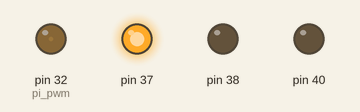
A program run on a simulated Raspberry Pi (header pin numbers). On the bench: output pins drawn as LEDs (lit = HIGH). What the program prints to the terminal is not drawn.

Above: at 0.05 s.
At 0.65 s:
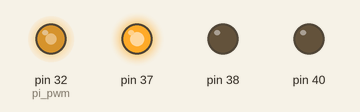
At 1.15 s:
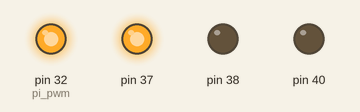
At 2.25 s:
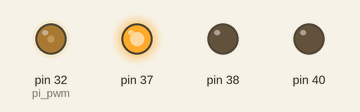
Timing chart, 0 to 6.9 s (numbered marks = the images above):
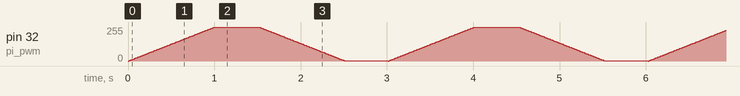

The program:

07.PWMEx.py
```python
import RPi.GPIO as GPIO
from time import sleep

print("pwm example")

GPIO.setwarnings(False)  #disable warnings
GPIO.setmode(GPIO.BOARD) #set pin numbering system
GPIO.setup(32,GPIO.OUT)  #PWM pin connected to LED
GPIO.setup(37,GPIO.OUT)
GPIO.setup(38,GPIO.OUT)
GPIO.setup(40,GPIO.OUT)

GPIO.output(37, GPIO.HIGH) #LED POWER PIN
GPIO.output(38, GPIO.LOW)
GPIO.output(40, GPIO.LOW)

pi_pwm = GPIO.PWM(32,1000) #create PWM instance with frequency
pi_pwm.start(0)            #start PWM of required Duty Cycle
try:
    while True:
        for duty in range(0,101,1):
            pi_pwm.ChangeDutyCycle(duty) #provide duty cycle in the range 0-100
            sleep(0.01)
        sleep(0.5)

        for duty in range(100,0,-1):
            pi_pwm.ChangeDutyCycle(duty)
            sleep(0.01)

        sleep(0.5)

except KeyboardInterrupt:
    GPIO.cleanup()
```
